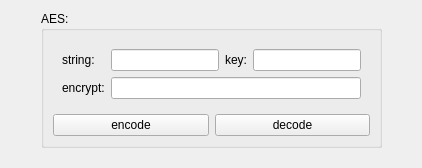
<?xml version="1.0" encoding="UTF-8"?>
<ui version="4.0">
 <class>frmEncrypt</class>
 <widget class="QWidget" name="frmEncrypt">
  <property name="geometry">
   <rect>
    <x>0</x>
    <y>0</y>
    <width>422</width>
    <height>168</height>
   </rect>
  </property>
  <property name="windowTitle">
   <string>Form</string>
  </property>
  <layout class="QGridLayout" name="gridLayout_3">
   <item row="0" column="0">
    <spacer name="horizontalSpacer">
     <property name="orientation">
      <enum>Qt::Horizontal</enum>
     </property>
     <property name="sizeHint" stdset="0">
      <size>
       <width>9</width>
       <height>20</height>
      </size>
     </property>
    </spacer>
   </item>
   <item row="0" column="1">
    <widget class="QGroupBox" name="groupBox">
     <property name="title">
      <string>AES:</string>
     </property>
     <layout class="QGridLayout" name="gridLayout_2">
      <item row="2" column="1">
       <widget class="QPushButton" name="btnAES_Decrypt">
        <property name="text">
         <string>decode</string>
        </property>
       </widget>
      </item>
      <item row="2" column="0">
       <widget class="QPushButton" name="btnAES_Encrypt">
        <property name="text">
         <string>encode</string>
        </property>
       </widget>
      </item>
      <item row="1" column="0" colspan="2">
       <widget class="QWidget" name="widget" native="true">
        <layout class="QGridLayout" name="gridLayout">
         <item row="0" column="0">
          <widget class="QLabel" name="label">
           <property name="text">
            <string>string:</string>
           </property>
          </widget>
         </item>
         <item row="0" column="1">
          <widget class="QLineEdit" name="txtAES_String"/>
         </item>
         <item row="0" column="2">
          <widget class="QLabel" name="label_3">
           <property name="text">
            <string>key:</string>
           </property>
          </widget>
         </item>
         <item row="0" column="3">
          <widget class="QLineEdit" name="txtAES_Key"/>
         </item>
         <item row="1" column="0">
          <widget class="QLabel" name="label_2">
           <property name="text">
            <string>encrypt:</string>
           </property>
          </widget>
         </item>
         <item row="1" column="1" colspan="3">
          <widget class="QLineEdit" name="txtAES_Encrypt"/>
         </item>
        </layout>
       </widget>
      </item>
     </layout>
    </widget>
   </item>
   <item row="0" column="2">
    <spacer name="horizontalSpacer_2">
     <property name="orientation">
      <enum>Qt::Horizontal</enum>
     </property>
     <property name="sizeHint" stdset="0">
      <size>
       <width>9</width>
       <height>20</height>
      </size>
     </property>
    </spacer>
   </item>
   <item row="1" column="1">
    <spacer name="verticalSpacer">
     <property name="orientation">
      <enum>Qt::Vertical</enum>
     </property>
     <property name="sizeHint" stdset="0">
      <size>
       <width>20</width>
       <height>16</height>
      </size>
     </property>
    </spacer>
   </item>
  </layout>
 </widget>
 <resources/>
 <connections/>
</ui>
